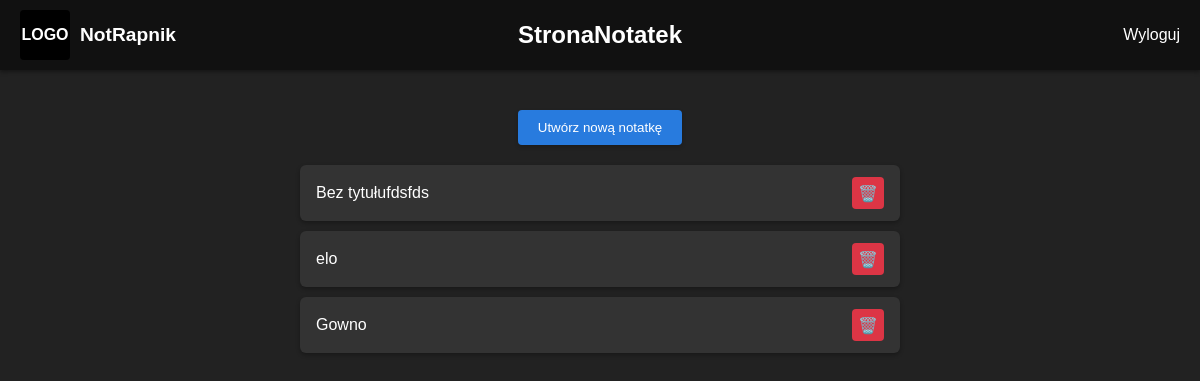
The page / (signed in) on the database as committed earlier.
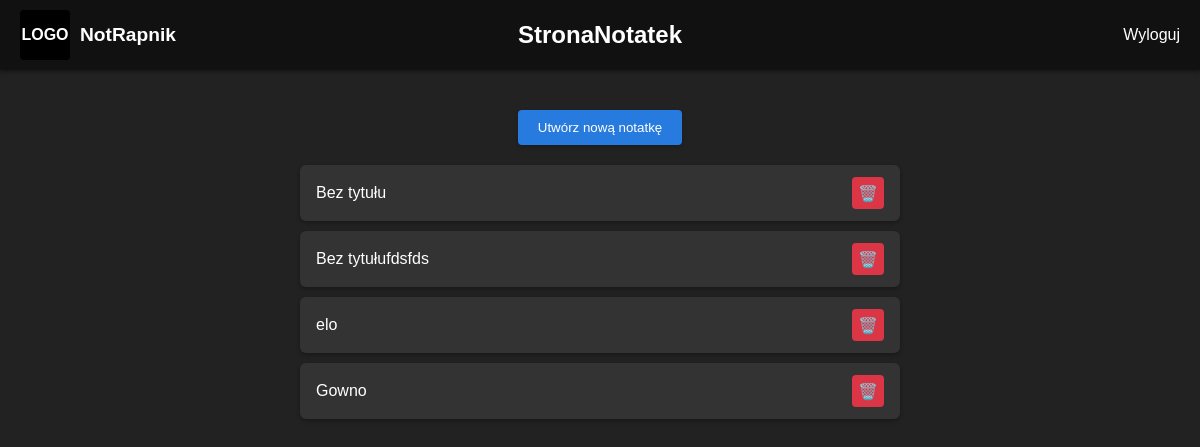
The same page on the database as committed later.
### models.py (models this page shows)
class Note(db.Model):
    id = db.Column(db.Integer, primary_key=True)
    title = db.Column(db.String(200), default='Bez tytułu')
    body = db.Column(db.Text, default='')
    created_at = db.Column(db.DateTime, default=datetime.utcnow)
    updated_at = db.Column(
        db.DateTime,
        default=datetime.utcnow,
        onupdate=datetime.utcnow
    )
    user_id = db.Column(db.Integer, db.ForeignKey('user.id'))

### routes.py (the view)
@bp.route('/')
def home():
    if current_user.is_authenticated:
        notes = current_user.notes.order_by(Note.created_at.desc()).all()
        return render_template('home.html', notes=notes)
    else:
        return render_template('public_home.html')

### models.py (called while the page is built)
@login.user_loader
def load_user(user_id):
    return User.query.get(int(user_id))

### templates/home.html (shortened to what this page needs)
{% extends 'base.html' %}
{% block head %}
  <link rel="stylesheet" href="{{ url_for('static', filename='home.css') }}">
{% endblock %}
{% block content %}
  <div class="home-wrapper">
    <button id="btn-new" class="btn-new">Utwórz nową notatkę</button>
    <div class="notes-list">
      {% for note in notes %}
      <div class="note-item">
        <a href="{{ url_for('main.view_note', note_id=note.id) }}" class="note-link">
          {{ note.title }}
        </a>
        <form method="POST"
              action="{{ url_for('main.delete_note', note_id=note.id) }}"
              class="trash-form">
          <button type="submit" class="trash-btn">🗑️</button>
        </form>
      </div>
      {% endfor %}
    </div>
  </div>
{% endblock %}

### templates/base.html (shortened to what this page needs)
<!doctype html>
<html lang="pl">
<head>
  <link rel="stylesheet" href="{{ url_for('static', filename='base.css') }}">
  {% block head %}{% endblock %}
</head>
<body>
  <header>
    <nav class="navbar">
      <a href="{{ url_for('main.public_home') }}" class="nav-left">
        <div class="logo">LOGO</div>
        <div class="brand">NotRapnik</div>
      </a>
      <div class="nav-center">
        <a class="title" href="{{ url_for('main.home') }}">StronaNotatek</a>
      </div>
      <div class="nav-right">
        {% if current_user.is_authenticated %}
          <a href="{{ url_for('main.logout') }}">Wyloguj</a>
        {% else %}
          <a href="{{ url_for('main.login') }}">Zaloguj</a>
          <a href="{{ url_for('main.signup') }}">Zarejestruj</a>
        {% endif %}
      </div>
    </nav>
  </header>
  <main>
    {% block content %}{% endblock %}
  </main>
</body>
</html>

### static/base.css (style rules this page uses)
*, *::before, *::after { box-sizing: border-box; }
body { margin: 0; font-family: Arial, sans-serif; background: #222; color: #fff; }
.navbar { position: relative; display: flex; align-items: center; justify-content: space-between; background-color: #111; padding: 0 20px; height: 70px; box-shadow: 0 2px 4px rgba(0,0,0,0.4); }
.nav-left { display: flex; align-items: center; gap: 10px; text-decoration: none; cursor: pointer; }
.logo { width: 50px; height: 50px; background-color: #000; color: #fff; display: flex; justify-content: center; align-items: center; font-weight: bold; border-radius: 4px; }
.brand { color: #fff; font-size: 1.2rem; font-weight: bold; }
.nav-center { position: absolute; left: 50%; transform: translateX(-50%); }
.title { color: #fff; font-size: 1.5rem; font-weight: bold; text-decoration: none; }
.nav-right { display: flex; align-items: center; }
.nav-right a { color: #fff; text-decoration: none; margin-left: 20px; font-weight: 500; }

### static/home.css (style rules this page uses)
.home-wrapper { display: flex; flex-direction: column; align-items: center; margin: 40px auto; width: 100%; max-width: 600px; }
.btn-new { margin-bottom: 20px; padding: 10px 20px; background: #287bde; color: #fff; border: none; border-radius: 4px; cursor: pointer; box-shadow: 0 2px 4px rgba(0,0,0,0.2); }
.notes-list { width: 100%; display: flex; flex-direction: column; gap: 10px; }
.note-item { display: flex; align-items: center; justify-content: space-between; background: #333; padding: 12px 16px; border-radius: 6px; box-shadow: 0 2px 4px rgba(0,0,0,0.3); transition: background 0.2s; }
.note-link { color: #fff; text-decoration: none; flex-grow: 1; font-size: 1rem; margin-right: 10px; }
.trash-form { margin: 0; }
.trash-btn { background: #dc3545; border: none; color: #fff; width: 32px; height: 32px; border-radius: 4px; font-size: 1rem; cursor: pointer; display: flex; align-items: center; justify-content: center; transition: background 0.2s; }

Rows that differ between the two databases and show on the page:
added Note: title "Bez tytułu"
